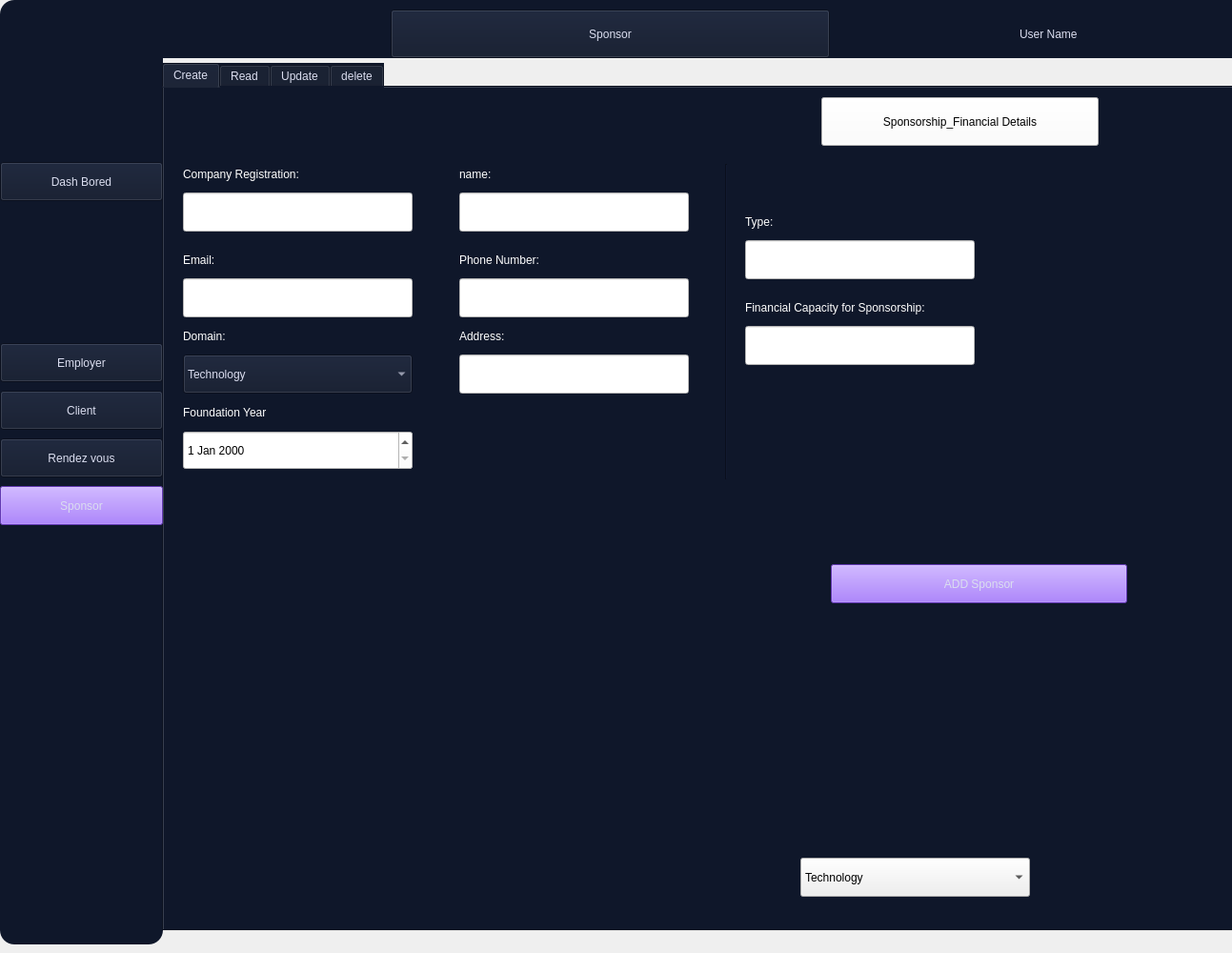
<?xml version="1.0" encoding="UTF-8"?>
<ui version="4.0">
 <class>tacheamine</class>
 <widget class="QWidget" name="tacheamine">
  <property name="geometry">
   <rect>
    <x>0</x>
    <y>0</y>
    <width>1293</width>
    <height>1000</height>
   </rect>
  </property>
  <property name="windowTitle">
   <string>Form</string>
  </property>
  <widget class="QPushButton" name="pushButton_6">
   <property name="geometry">
    <rect>
     <x>0</x>
     <y>560</y>
     <width>171</width>
     <height>41</height>
    </rect>
   </property>
   <property name="styleSheet">
    <string notr="true">background-color: rgb(15, 23, 42);
font: 12pt &quot;Sitka&quot;;
border-color: rgb(37, 99, 235);
color: rgb(218, 221, 239);</string>
   </property>
   <property name="text">
    <string>Project</string>
   </property>
  </widget>
  <widget class="QLabel" name="label">
   <property name="geometry">
    <rect>
     <x>0</x>
     <y>0</y>
     <width>171</width>
     <height>991</height>
    </rect>
   </property>
   <property name="styleSheet">
    <string notr="true">background-color: rgb(15, 23, 42);
border-radius: 15px;</string>
   </property>
   <property name="text">
    <string/>
   </property>
  </widget>
  <widget class="QPushButton" name="pushButton_2">
   <property name="geometry">
    <rect>
     <x>0</x>
     <y>360</y>
     <width>171</width>
     <height>41</height>
    </rect>
   </property>
   <property name="styleSheet">
    <string notr="true">background-color: rgb(15, 23, 42);
border-color: rgb(37, 99, 235);
font: 12pt &quot;Sitka&quot;;
color: rgb(218, 221, 239);</string>
   </property>
   <property name="text">
    <string>Employer</string>
   </property>
  </widget>
  <widget class="QLabel" name="label_3">
   <property name="geometry">
    <rect>
     <x>120</x>
     <y>0</y>
     <width>1191</width>
     <height>61</height>
    </rect>
   </property>
   <property name="styleSheet">
    <string notr="true">background-color: rgb(15, 23, 42);
border-radius: 15px;</string>
   </property>
   <property name="text">
    <string/>
   </property>
  </widget>
  <widget class="QLabel" name="label_4">
   <property name="geometry">
    <rect>
     <x>1190</x>
     <y>10</y>
     <width>61</width>
     <height>51</height>
    </rect>
   </property>
   <property name="styleSheet">
    <string notr="true">background-color: rgb(15, 23, 42);</string>
   </property>
   <property name="text">
    <string/>
   </property>
   <property name="pixmap">
    <pixmap>image5.png</pixmap>
   </property>
  </widget>
  <widget class="QComboBox" name="comboBox_4">
   <property name="geometry">
    <rect>
     <x>760</x>
     <y>900</y>
     <width>241</width>
     <height>41</height>
    </rect>
   </property>
   <item>
    <property name="text">
     <string>bbbb</string>
    </property>
   </item>
   <item>
    <property name="text">
     <string>aaaa</string>
    </property>
   </item>
   <item>
    <property name="text">
     <string>kkkk</string>
    </property>
   </item>
  </widget>
  <widget class="QPushButton" name="pushButton_7">
   <property name="geometry">
    <rect>
     <x>410</x>
     <y>10</y>
     <width>461</width>
     <height>51</height>
    </rect>
   </property>
   <property name="styleSheet">
    <string notr="true">background-color: rgb(15, 23, 42);
background-color: rgb(15, 23, 42);
border-color: rgb(37, 99, 235);
font: 18pt &quot;Sitka&quot;;
color: rgb(218, 221, 239);
</string>
   </property>
   <property name="text">
    <string>Sponsor</string>
   </property>
  </widget>
  <widget class="QPushButton" name="pushButton_5">
   <property name="geometry">
    <rect>
     <x>0</x>
     <y>410</y>
     <width>171</width>
     <height>41</height>
    </rect>
   </property>
   <property name="styleSheet">
    <string notr="true">background-color: rgb(15, 23, 42);
font: 12pt &quot;Sitka&quot;;
border-color: rgb(37, 99, 235);
color: rgb(218, 221, 239);</string>
   </property>
   <property name="text">
    <string>Client</string>
   </property>
  </widget>
  <widget class="QPushButton" name="pushButton_4">
   <property name="geometry">
    <rect>
     <x>0</x>
     <y>460</y>
     <width>171</width>
     <height>41</height>
    </rect>
   </property>
   <property name="styleSheet">
    <string notr="true">background-color: rgb(15, 23, 42);font: 12pt &quot;Sitka&quot;;
border-color: rgb(37, 99, 235);
color: rgb(218, 221, 239);</string>
   </property>
   <property name="text">
    <string>Rendez vous</string>
   </property>
  </widget>
  <widget class="QPushButton" name="pushButton">
   <property name="geometry">
    <rect>
     <x>0</x>
     <y>170</y>
     <width>171</width>
     <height>41</height>
    </rect>
   </property>
   <property name="styleSheet">
    <string notr="true">font: 12pt &quot;Sitka&quot;;
background-color: rgb(15, 23, 42);
color: rgb(218, 221, 239);
border-color: rgb(37, 99, 235);
</string>
   </property>
   <property name="text">
    <string>Dash Bored</string>
   </property>
  </widget>
  <widget class="QTabWidget" name="table">
   <property name="geometry">
    <rect>
     <x>170</x>
     <y>66</y>
     <width>1141</width>
     <height>911</height>
    </rect>
   </property>
   <property name="styleSheet">
    <string notr="true">background-color: rgb(255, 255, 255);
background-color: rgb(15, 23, 42);
color: rgb(218, 221, 239);</string>
   </property>
   <property name="currentIndex">
    <number>0</number>
   </property>
   <widget class="QWidget" name="tab">
    <attribute name="title">
     <string>Create</string>
    </attribute>
    <widget class="QLabel" name="label_7">
     <property name="geometry">
      <rect>
       <x>20</x>
       <y>250</y>
       <width>191</width>
       <height>21</height>
      </rect>
     </property>
     <property name="styleSheet">
      <string notr="true">color:rgb(255, 255, 255);

</string>
     </property>
     <property name="text">
      <string>Domain:</string>
     </property>
    </widget>
    <widget class="Line" name="line">
     <property name="geometry">
      <rect>
       <x>580</x>
       <y>80</y>
       <width>20</width>
       <height>331</height>
      </rect>
     </property>
     <property name="orientation">
      <enum>Qt::Orientation::Vertical</enum>
     </property>
    </widget>
    <widget class="QLabel" name="label_8">
     <property name="geometry">
      <rect>
       <x>20</x>
       <y>330</y>
       <width>171</width>
       <height>21</height>
      </rect>
     </property>
     <property name="styleSheet">
      <string notr="true">color:rgb(255, 255, 255);
</string>
     </property>
     <property name="text">
      <string>Foundation Year</string>
     </property>
    </widget>
    <widget class="QLineEdit" name="address">
     <property name="geometry">
      <rect>
       <x>310</x>
       <y>280</y>
       <width>241</width>
       <height>41</height>
      </rect>
     </property>
     <property name="styleSheet">
      <string notr="true">color: rgb(0, 0, 0);
background-color: rgb(255, 255, 255);
</string>
     </property>
     <property name="text">
      <string/>
     </property>
    </widget>
    <widget class="QLabel" name="label_10">
     <property name="geometry">
      <rect>
       <x>20</x>
       <y>80</y>
       <width>191</width>
       <height>21</height>
      </rect>
     </property>
     <property name="styleSheet">
      <string notr="true">color:rgb(255, 255, 255);
</string>
     </property>
     <property name="text">
      <string>Company Registration:</string>
     </property>
    </widget>
    <widget class="QLabel" name="label_13">
     <property name="geometry">
      <rect>
       <x>310</x>
       <y>170</y>
       <width>171</width>
       <height>21</height>
      </rect>
     </property>
     <property name="styleSheet">
      <string notr="true">color:rgb(255, 255, 255);
</string>
     </property>
     <property name="text">
      <string>Phone Number:</string>
     </property>
    </widget>
    <widget class="QLabel" name="label_12">
     <property name="geometry">
      <rect>
       <x>310</x>
       <y>80</y>
       <width>171</width>
       <height>21</height>
      </rect>
     </property>
     <property name="styleSheet">
      <string notr="true">color:rgb(255, 255, 255);
</string>
     </property>
     <property name="text">
      <string>name:</string>
     </property>
    </widget>
    <widget class="QLineEdit" name="cr">
     <property name="geometry">
      <rect>
       <x>20</x>
       <y>110</y>
       <width>241</width>
       <height>41</height>
      </rect>
     </property>
     <property name="styleSheet">
      <string notr="true">color: rgb(0, 0, 0);
background-color: rgb(255, 255, 255);</string>
     </property>
     <property name="text">
      <string/>
     </property>
    </widget>
    <widget class="QLabel" name="label_15">
     <property name="geometry">
      <rect>
       <x>310</x>
       <y>250</y>
       <width>251</width>
       <height>21</height>
      </rect>
     </property>
     <property name="styleSheet">
      <string notr="true">color:rgb(255, 255, 255);
</string>
     </property>
     <property name="text">
      <string>Address:</string>
     </property>
    </widget>
    <widget class="QLineEdit" name="name">
     <property name="geometry">
      <rect>
       <x>310</x>
       <y>110</y>
       <width>241</width>
       <height>41</height>
      </rect>
     </property>
     <property name="styleSheet">
      <string notr="true">color: rgb(0, 0, 0);
background-color: rgb(255, 255, 255);
</string>
     </property>
     <property name="text">
      <string/>
     </property>
    </widget>
    <widget class="QDateEdit" name="year">
     <property name="geometry">
      <rect>
       <x>20</x>
       <y>360</y>
       <width>241</width>
       <height>41</height>
      </rect>
     </property>
     <property name="styleSheet">
      <string notr="true">color: rgb(0, 0, 0);
background-color: rgb(255, 255, 255);</string>
     </property>
    </widget>
    <widget class="QLabel" name="label_9">
     <property name="geometry">
      <rect>
       <x>20</x>
       <y>170</y>
       <width>191</width>
       <height>21</height>
      </rect>
     </property>
     <property name="styleSheet">
      <string notr="true">color:rgb(255, 255, 255);

</string>
     </property>
     <property name="text">
      <string>Email:</string>
     </property>
    </widget>
    <widget class="QLineEdit" name="email">
     <property name="geometry">
      <rect>
       <x>20</x>
       <y>200</y>
       <width>241</width>
       <height>41</height>
      </rect>
     </property>
     <property name="styleSheet">
      <string notr="true">color: rgb(0, 0, 0);
background-color: rgb(255, 255, 255);</string>
     </property>
     <property name="text">
      <string/>
     </property>
    </widget>
    <widget class="QPushButton" name="add">
     <property name="geometry">
      <rect>
       <x>700</x>
       <y>500</y>
       <width>311</width>
       <height>41</height>
      </rect>
     </property>
     <property name="styleSheet">
      <string notr="true">background-color: rgb(137, 81, 249); 

font: 12pt &quot;Sitka&quot;;

border-color: rgb(37, 99, 235);

color: rgb(218, 221, 239);</string>
     </property>
     <property name="text">
      <string>ADD Sponsor</string>
     </property>
    </widget>
    <widget class="QLineEdit" name="phone">
     <property name="geometry">
      <rect>
       <x>310</x>
       <y>200</y>
       <width>241</width>
       <height>41</height>
      </rect>
     </property>
     <property name="styleSheet">
      <string notr="true">color: rgb(0, 0, 0);
background-color: rgb(255, 255, 255);</string>
     </property>
     <property name="text">
      <string/>
     </property>
    </widget>
    <widget class="QComboBox" name="domain">
     <property name="geometry">
      <rect>
       <x>20</x>
       <y>280</y>
       <width>241</width>
       <height>41</height>
      </rect>
     </property>
     <item>
      <property name="text">
       <string>Technology</string>
      </property>
     </item>
     <item>
      <property name="text">
       <string>Finance</string>
      </property>
     </item>
     <item>
      <property name="text">
       <string>Health</string>
      </property>
     </item>
     <item>
      <property name="text">
       <string>Retail &amp; E-commerce</string>
      </property>
     </item>
     <item>
      <property name="text">
       <string>Education &amp; Training</string>
      </property>
     </item>
     <item>
      <property name="text">
       <string>Media &amp; Entertainement</string>
      </property>
     </item>
     <item>
      <property name="text">
       <string>Automotive</string>
      </property>
     </item>
     <item>
      <property name="text">
       <string>Food</string>
      </property>
     </item>
     <item>
      <property name="text">
       <string>Real Estate</string>
      </property>
     </item>
     <item>
      <property name="text">
       <string>Other</string>
      </property>
     </item>
    </widget>
    <widget class="QPushButton" name="pushButton_12">
     <property name="geometry">
      <rect>
       <x>690</x>
       <y>10</y>
       <width>291</width>
       <height>51</height>
      </rect>
     </property>
     <property name="styleSheet">
      <string notr="true">background-color: rgb(255, 255, 255);
border-color: rgb(37, 99, 235);
font: 11pt &quot;Sitka&quot;;
color: rgb(0, 0, 0);

</string>
     </property>
     <property name="text">
      <string>Sponsorship_Financial Details</string>
     </property>
    </widget>
    <widget class="QLineEdit" name="type">
     <property name="geometry">
      <rect>
       <x>610</x>
       <y>160</y>
       <width>241</width>
       <height>41</height>
      </rect>
     </property>
     <property name="styleSheet">
      <string notr="true">color: rgb(0, 0, 0);
background-color: rgb(255, 255, 255);</string>
     </property>
     <property name="text">
      <string/>
     </property>
    </widget>
    <widget class="QLabel" name="label_11">
     <property name="geometry">
      <rect>
       <x>610</x>
       <y>130</y>
       <width>191</width>
       <height>21</height>
      </rect>
     </property>
     <property name="styleSheet">
      <string notr="true">color:rgb(255, 255, 255);
</string>
     </property>
     <property name="text">
      <string>Type:</string>
     </property>
    </widget>
    <widget class="QLineEdit" name="capacity">
     <property name="geometry">
      <rect>
       <x>610</x>
       <y>250</y>
       <width>241</width>
       <height>41</height>
      </rect>
     </property>
     <property name="styleSheet">
      <string notr="true">color: rgb(0, 0, 0);
background-color: rgb(255, 255, 255);</string>
     </property>
     <property name="text">
      <string/>
     </property>
    </widget>
    <widget class="QLabel" name="label_14">
     <property name="geometry">
      <rect>
       <x>610</x>
       <y>220</y>
       <width>251</width>
       <height>21</height>
      </rect>
     </property>
     <property name="styleSheet">
      <string notr="true">color:rgb(255, 255, 255);
</string>
     </property>
     <property name="text">
      <string>Financial Capacity for Sponsorship:</string>
     </property>
    </widget>
    <zorder>email</zorder>
    <zorder>label_7</zorder>
    <zorder>line</zorder>
    <zorder>label_8</zorder>
    <zorder>address</zorder>
    <zorder>label_10</zorder>
    <zorder>label_13</zorder>
    <zorder>label_12</zorder>
    <zorder>cr</zorder>
    <zorder>label_15</zorder>
    <zorder>name</zorder>
    <zorder>year</zorder>
    <zorder>label_9</zorder>
    <zorder>add</zorder>
    <zorder>phone</zorder>
    <zorder>domain</zorder>
    <zorder>pushButton_12</zorder>
    <zorder>type</zorder>
    <zorder>label_11</zorder>
    <zorder>capacity</zorder>
    <zorder>label_14</zorder>
   </widget>
   <widget class="QWidget" name="tab_2">
    <attribute name="title">
     <string>Read</string>
    </attribute>
    <widget class="QPushButton" name="pushButton_13">
     <property name="geometry">
      <rect>
       <x>2210</x>
       <y>690</y>
       <width>131</width>
       <height>41</height>
      </rect>
     </property>
     <property name="styleSheet">
      <string notr="true">font: 12pt &quot;Sitka&quot;;
background-color: rgb(170, 0, 0);
color: rgb(218, 221, 239);
border-color: rgb(37, 99, 235);
</string>
     </property>
     <property name="text">
      <string>Delete</string>
     </property>
    </widget>
    <widget class="QLabel" name="label_18">
     <property name="geometry">
      <rect>
       <x>150</x>
       <y>50</y>
       <width>21</width>
       <height>31</height>
      </rect>
     </property>
     <property name="text">
      <string/>
     </property>
     <property name="pixmap">
      <pixmap>../../Downloads/Screenshot116.png</pixmap>
     </property>
    </widget>
    <widget class="QPushButton" name="pushButton_16">
     <property name="geometry">
      <rect>
       <x>1280</x>
       <y>320</y>
       <width>121</width>
       <height>41</height>
      </rect>
     </property>
     <property name="styleSheet">
      <string notr="true">font: 12pt &quot;Sitka&quot;;
background-color: rgb(170, 0, 0);
color: rgb(218, 221, 239);
border-color: rgb(37, 99, 235);
</string>
     </property>
     <property name="text">
      <string>Delete</string>
     </property>
    </widget>
    <widget class="QPushButton" name="pushButton_17">
     <property name="geometry">
      <rect>
       <x>2040</x>
       <y>690</y>
       <width>141</width>
       <height>41</height>
      </rect>
     </property>
     <property name="styleSheet">
      <string notr="true">font: 12pt &quot;Sitka&quot;;
background-color: rgb(37, 99, 235);
color: rgb(218, 221, 239);
border-color: rgb(37, 99, 235);
</string>
     </property>
     <property name="text">
      <string>Update User</string>
     </property>
    </widget>
    <widget class="QLabel" name="label_21">
     <property name="geometry">
      <rect>
       <x>1200</x>
       <y>70</y>
       <width>101</width>
       <height>31</height>
      </rect>
     </property>
     <property name="styleSheet">
      <string notr="true">color: rgb(255, 255, 255);
background-color: rgb(15, 23, 42);
font: 12pt &quot;Sitka&quot;;
color: rgb(218, 221, 239);</string>
     </property>
     <property name="text">
      <string>User Name</string>
     </property>
    </widget>
    <widget class="QPushButton" name="pushButton_19">
     <property name="geometry">
      <rect>
       <x>0</x>
       <y>20</y>
       <width>261</width>
       <height>51</height>
      </rect>
     </property>
     <property name="styleSheet">
      <string notr="true">background-color: rgb(255, 255, 255);
border-color: rgb(37, 99, 235);
font: 11pt &quot;Sitka&quot;;
color: rgb(0, 0, 0);

</string>
     </property>
     <property name="text">
      <string>Sponsor DATA :</string>
     </property>
    </widget>
    <widget class="QScrollBar" name="verticalScrollBar">
     <property name="geometry">
      <rect>
       <x>1390</x>
       <y>120</y>
       <width>20</width>
       <height>701</height>
      </rect>
     </property>
     <property name="orientation">
      <enum>Qt::Orientation::Vertical</enum>
     </property>
    </widget>
    <widget class="QPushButton" name="pushButton_21">
     <property name="geometry">
      <rect>
       <x>1890</x>
       <y>690</y>
       <width>131</width>
       <height>41</height>
      </rect>
     </property>
     <property name="styleSheet">
      <string notr="true">font: 12pt &quot;Sitka&quot;;
background-color: rgb(37, 99, 235);
color: rgb(218, 221, 239);
border-color: rgb(37, 99, 235);
</string>
     </property>
     <property name="text">
      <string>Add User</string>
     </property>
    </widget>
    <widget class="QPushButton" name="pushButton_23">
     <property name="geometry">
      <rect>
       <x>1280</x>
       <y>280</y>
       <width>121</width>
       <height>41</height>
      </rect>
     </property>
     <property name="styleSheet">
      <string notr="true">font: 12pt &quot;Sitka&quot;;
background-color: rgb(37, 99, 235);
color: rgb(218, 221, 239);
border-color: rgb(37, 99, 235);
</string>
     </property>
     <property name="text">
      <string>Update</string>
     </property>
    </widget>
    <widget class="QLabel" name="label_23">
     <property name="geometry">
      <rect>
       <x>1320</x>
       <y>60</y>
       <width>51</width>
       <height>51</height>
      </rect>
     </property>
     <property name="styleSheet">
      <string notr="true">background-color: rgb(15, 23, 42);</string>
     </property>
     <property name="text">
      <string/>
     </property>
     <property name="pixmap">
      <pixmap>../../Documents/NOVAUP/Nova/image5.png</pixmap>
     </property>
    </widget>
    <widget class="QTableWidget" name="data">
     <property name="geometry">
      <rect>
       <x>0</x>
       <y>90</y>
       <width>1121</width>
       <height>131</height>
      </rect>
     </property>
     <property name="styleSheet">
      <string notr="true">background-color: rgb(137, 81, 249); 

font: 12pt &quot;Sitka&quot;;

border-color: rgb(37, 99, 235);

color: rgb(218, 221, 239);</string>
     </property>
     <column>
      <property name="text">
       <string>New Column</string>
      </property>
     </column>
     <column>
      <property name="text">
       <string>Name</string>
      </property>
     </column>
     <column>
      <property name="text">
       <string>Email</string>
      </property>
     </column>
     <column>
      <property name="text">
       <string>Phone Number</string>
      </property>
     </column>
     <column>
      <property name="text">
       <string>Domain</string>
      </property>
     </column>
     <column>
      <property name="text">
       <string>New Column</string>
      </property>
     </column>
     <column>
      <property name="text">
       <string>Address</string>
      </property>
     </column>
     <column>
      <property name="text">
       <string>Year Of Foundation</string>
      </property>
     </column>
     <column>
      <property name="text">
       <string>Financial Capacity For Sponsorship</string>
      </property>
     </column>
    </widget>
    <widget class="QPushButton" name="downloadPdf">
     <property name="geometry">
      <rect>
       <x>820</x>
       <y>240</y>
       <width>211</width>
       <height>41</height>
      </rect>
     </property>
     <property name="styleSheet">
      <string notr="true">background-color: rgb(137, 81, 249); 

font: 12pt &quot;Sitka&quot;;

border-color: rgb(37, 99, 235);

color: rgb(218, 221, 239);</string>
     </property>
     <property name="text">
      <string>Download </string>
     </property>
    </widget>
    <widget class="QLabel" name="label_19">
     <property name="geometry">
      <rect>
       <x>60</x>
       <y>780</y>
       <width>191</width>
       <height>21</height>
      </rect>
     </property>
     <property name="styleSheet">
      <string notr="true">color: rgb(30, 41, 59);
</string>
     </property>
     <property name="text">
      <string>Bar Chart (Best for degree)</string>
     </property>
    </widget>
    <widget class="QLabel" name="label_20">
     <property name="geometry">
      <rect>
       <x>320</x>
       <y>780</y>
       <width>281</width>
       <height>21</height>
      </rect>
     </property>
     <property name="styleSheet">
      <string notr="true">color: rgb(30, 41, 59);
</string>
     </property>
     <property name="text">
      <string> Pie Chart (Best for field of study)</string>
     </property>
    </widget>
    <widget class="QLabel" name="label_24">
     <property name="geometry">
      <rect>
       <x>590</x>
       <y>780</y>
       <width>281</width>
       <height>21</height>
      </rect>
     </property>
     <property name="styleSheet">
      <string notr="true">color: rgb(30, 41, 59);
</string>
     </property>
     <property name="text">
      <string>Bar Chart (Top 5 most common key skills)</string>
     </property>
    </widget>
    <widget class="QComboBox" name="filter">
     <property name="geometry">
      <rect>
       <x>810</x>
       <y>30</y>
       <width>191</width>
       <height>28</height>
      </rect>
     </property>
     <property name="styleSheet">
      <string notr="true">background-color: rgb(137, 81, 249); 

font: 12pt &quot;Sitka&quot;;

border-color: rgb(37, 99, 235);

color: rgb(218, 221, 239);</string>
     </property>
    </widget>
    <widget class="QLabel" name="label_33">
     <property name="geometry">
      <rect>
       <x>810</x>
       <y>0</y>
       <width>171</width>
       <height>21</height>
      </rect>
     </property>
     <property name="styleSheet">
      <string notr="true">color:rgb(255, 255, 255);</string>
     </property>
     <property name="text">
      <string>filter</string>
     </property>
    </widget>
    <widget class="QPushButton" name="stat">
     <property name="geometry">
      <rect>
       <x>140</x>
       <y>640</y>
       <width>211</width>
       <height>41</height>
      </rect>
     </property>
     <property name="styleSheet">
      <string notr="true">background-color: rgb(137, 81, 249); 

font: 12pt &quot;Sitka&quot;;

border-color: rgb(37, 99, 235);

color: rgb(218, 221, 239);</string>
     </property>
     <property name="text">
      <string>domain statistics</string>
     </property>
    </widget>
    <widget class="QWidget" name="chartPlaceholder" native="true">
     <property name="geometry">
      <rect>
       <x>10</x>
       <y>240</y>
       <width>561</width>
       <height>371</height>
      </rect>
     </property>
    </widget>
    <widget class="QWidget" name="ChatBot" native="true">
     <property name="geometry">
      <rect>
       <x>600</x>
       <y>290</y>
       <width>421</width>
       <height>321</height>
      </rect>
     </property>
     <property name="styleSheet">
      <string notr="true">background-color: rgb(0, 85, 255);</string>
     </property>
     <widget class="QTextEdit" name="chatdisplay">
      <property name="geometry">
       <rect>
        <x>10</x>
        <y>0</y>
        <width>341</width>
        <height>231</height>
       </rect>
      </property>
     </widget>
     <widget class="QLineEdit" name="userIn">
      <property name="geometry">
       <rect>
        <x>20</x>
        <y>260</y>
        <width>261</width>
        <height>31</height>
       </rect>
      </property>
      <property name="styleSheet">
       <string notr="true">background-color: rgb(170, 170, 255);</string>
      </property>
     </widget>
     <widget class="QPushButton" name="insert">
      <property name="geometry">
       <rect>
        <x>300</x>
        <y>260</y>
        <width>31</width>
        <height>31</height>
       </rect>
      </property>
      <property name="styleSheet">
       <string notr="true">background-color: rgb(0, 0, 0);</string>
      </property>
      <property name="text">
       <string/>
      </property>
     </widget>
    </widget>
    <widget class="QPushButton" name="bot">
     <property name="geometry">
      <rect>
       <x>990</x>
       <y>630</y>
       <width>41</width>
       <height>41</height>
      </rect>
     </property>
     <property name="styleSheet">
      <string notr="true">background-color: rgb(137, 81, 249); 

font: 12pt &quot;Sitka&quot;;

border-color: rgb(37, 99, 235);

color: rgb(218, 221, 239);</string>
     </property>
     <property name="text">
      <string/>
     </property>
    </widget>
   </widget>
   <widget class="QWidget" name="tab_3">
    <attribute name="title">
     <string>Update</string>
    </attribute>
    <widget class="QLineEdit" name="cr1">
     <property name="geometry">
      <rect>
       <x>50</x>
       <y>230</y>
       <width>241</width>
       <height>41</height>
      </rect>
     </property>
     <property name="styleSheet">
      <string notr="true">color: rgb(0, 0, 0);
background-color: rgb(255, 255, 255);</string>
     </property>
     <property name="text">
      <string/>
     </property>
    </widget>
    <widget class="QLabel" name="label_16">
     <property name="geometry">
      <rect>
       <x>370</x>
       <y>250</y>
       <width>171</width>
       <height>21</height>
      </rect>
     </property>
     <property name="styleSheet">
      <string notr="true">color:rgb(255, 255, 255);
</string>
     </property>
     <property name="text">
      <string>Phone Number:</string>
     </property>
    </widget>
    <widget class="QLabel" name="label_17">
     <property name="geometry">
      <rect>
       <x>370</x>
       <y>500</y>
       <width>191</width>
       <height>21</height>
      </rect>
     </property>
     <property name="styleSheet">
      <string notr="true">color:rgb(255, 255, 255);

</string>
     </property>
     <property name="text">
      <string>Domain:</string>
     </property>
    </widget>
    <widget class="QLabel" name="label_25">
     <property name="geometry">
      <rect>
       <x>50</x>
       <y>200</y>
       <width>191</width>
       <height>21</height>
      </rect>
     </property>
     <property name="styleSheet">
      <string notr="true">color:rgb(255, 255, 255);
</string>
     </property>
     <property name="text">
      <string>Company Registration:</string>
     </property>
    </widget>
    <widget class="QLineEdit" name="capacity1">
     <property name="geometry">
      <rect>
       <x>680</x>
       <y>360</y>
       <width>241</width>
       <height>41</height>
      </rect>
     </property>
     <property name="styleSheet">
      <string notr="true">color: rgb(0, 0, 0);
background-color: rgb(255, 255, 255);</string>
     </property>
     <property name="text">
      <string/>
     </property>
    </widget>
    <widget class="QDateEdit" name="year1">
     <property name="geometry">
      <rect>
       <x>370</x>
       <y>610</y>
       <width>241</width>
       <height>41</height>
      </rect>
     </property>
     <property name="styleSheet">
      <string notr="true">color: rgb(0, 0, 0);
background-color: rgb(255, 255, 255);</string>
     </property>
    </widget>
    <widget class="QLineEdit" name="address1">
     <property name="geometry">
      <rect>
       <x>370</x>
       <y>360</y>
       <width>241</width>
       <height>41</height>
      </rect>
     </property>
     <property name="styleSheet">
      <string notr="true">color: rgb(0, 0, 0);
background-color: rgb(255, 255, 255);
</string>
     </property>
     <property name="text">
      <string/>
     </property>
    </widget>
    <widget class="QLabel" name="label_26">
     <property name="geometry">
      <rect>
       <x>370</x>
       <y>580</y>
       <width>171</width>
       <height>21</height>
      </rect>
     </property>
     <property name="styleSheet">
      <string notr="true">color: #1E293B;</string>
     </property>
     <property name="text">
      <string>Foundation Year</string>
     </property>
    </widget>
    <widget class="QLineEdit" name="email1">
     <property name="geometry">
      <rect>
       <x>370</x>
       <y>450</y>
       <width>241</width>
       <height>41</height>
      </rect>
     </property>
     <property name="styleSheet">
      <string notr="true">color: rgb(0, 0, 0);
background-color: rgb(255, 255, 255);</string>
     </property>
     <property name="text">
      <string/>
     </property>
    </widget>
    <widget class="QLineEdit" name="phone1">
     <property name="geometry">
      <rect>
       <x>370</x>
       <y>280</y>
       <width>241</width>
       <height>41</height>
      </rect>
     </property>
     <property name="styleSheet">
      <string notr="true">color: rgb(0, 0, 0);
background-color: rgb(255, 255, 255);</string>
     </property>
     <property name="text">
      <string/>
     </property>
    </widget>
    <widget class="QLabel" name="label_27">
     <property name="geometry">
      <rect>
       <x>680</x>
       <y>330</y>
       <width>251</width>
       <height>21</height>
      </rect>
     </property>
     <property name="styleSheet">
      <string notr="true">color:rgb(255, 255, 255);
</string>
     </property>
     <property name="text">
      <string>Financial Capacity for Sponsorship:</string>
     </property>
    </widget>
    <widget class="QLabel" name="label_28">
     <property name="geometry">
      <rect>
       <x>680</x>
       <y>240</y>
       <width>191</width>
       <height>21</height>
      </rect>
     </property>
     <property name="styleSheet">
      <string notr="true">color:rgb(255, 255, 255);
</string>
     </property>
     <property name="text">
      <string>Type:</string>
     </property>
    </widget>
    <widget class="QLabel" name="label_29">
     <property name="geometry">
      <rect>
       <x>370</x>
       <y>160</y>
       <width>171</width>
       <height>21</height>
      </rect>
     </property>
     <property name="styleSheet">
      <string notr="true">color:rgb(255, 255, 255);
</string>
     </property>
     <property name="text">
      <string>name:</string>
     </property>
    </widget>
    <widget class="QLineEdit" name="name1">
     <property name="geometry">
      <rect>
       <x>370</x>
       <y>190</y>
       <width>241</width>
       <height>41</height>
      </rect>
     </property>
     <property name="styleSheet">
      <string notr="true">color: rgb(0, 0, 0);
background-color: rgb(255, 255, 255);
</string>
     </property>
     <property name="text">
      <string/>
     </property>
    </widget>
    <widget class="QLabel" name="label_30">
     <property name="geometry">
      <rect>
       <x>370</x>
       <y>330</y>
       <width>251</width>
       <height>21</height>
      </rect>
     </property>
     <property name="styleSheet">
      <string notr="true">color:rgb(255, 255, 255);
</string>
     </property>
     <property name="text">
      <string>Address:</string>
     </property>
    </widget>
    <widget class="QLineEdit" name="type1">
     <property name="geometry">
      <rect>
       <x>680</x>
       <y>270</y>
       <width>241</width>
       <height>41</height>
      </rect>
     </property>
     <property name="styleSheet">
      <string notr="true">color: rgb(0, 0, 0);
background-color: rgb(255, 255, 255);</string>
     </property>
     <property name="text">
      <string/>
     </property>
    </widget>
    <widget class="QLabel" name="label_31">
     <property name="geometry">
      <rect>
       <x>370</x>
       <y>420</y>
       <width>191</width>
       <height>21</height>
      </rect>
     </property>
     <property name="styleSheet">
      <string notr="true">color:rgb(255, 255, 255);

</string>
     </property>
     <property name="text">
      <string>Email:</string>
     </property>
    </widget>
    <widget class="QPushButton" name="pushButton_15">
     <property name="geometry">
      <rect>
       <x>310</x>
       <y>50</y>
       <width>471</width>
       <height>51</height>
      </rect>
     </property>
     <property name="styleSheet">
      <string notr="true">background-color: rgb(255, 255, 255);
border-color: rgb(37, 99, 235);
font: 11pt &quot;Sitka&quot;;
color: rgb(0, 0, 0);

</string>
     </property>
     <property name="text">
      <string>SPONSOR DETAILS</string>
     </property>
    </widget>
    <widget class="Line" name="line_2">
     <property name="geometry">
      <rect>
       <x>340</x>
       <y>150</y>
       <width>20</width>
       <height>551</height>
      </rect>
     </property>
     <property name="orientation">
      <enum>Qt::Orientation::Vertical</enum>
     </property>
    </widget>
    <widget class="QPushButton" name="upd">
     <property name="geometry">
      <rect>
       <x>700</x>
       <y>500</y>
       <width>311</width>
       <height>41</height>
      </rect>
     </property>
     <property name="styleSheet">
      <string notr="true">background-color: rgb(137, 81, 249); 

font: 12pt &quot;Sitka&quot;;

border-color: rgb(37, 99, 235);

color: rgb(218, 221, 239);</string>
     </property>
     <property name="text">
      <string>UPDATE</string>
     </property>
    </widget>
    <widget class="QPushButton" name="load">
     <property name="geometry">
      <rect>
       <x>200</x>
       <y>320</y>
       <width>141</width>
       <height>41</height>
      </rect>
     </property>
     <property name="styleSheet">
      <string notr="true">background-color: rgb(137, 81, 249); 

font: 12pt &quot;Sitka&quot;;

border-color: rgb(37, 99, 235);

color: rgb(218, 221, 239);</string>
     </property>
     <property name="text">
      <string>load</string>
     </property>
    </widget>
    <widget class="QComboBox" name="domain1">
     <property name="geometry">
      <rect>
       <x>370</x>
       <y>530</y>
       <width>241</width>
       <height>41</height>
      </rect>
     </property>
     <item>
      <property name="text">
       <string>Technology</string>
      </property>
     </item>
     <item>
      <property name="text">
       <string>Finance</string>
      </property>
     </item>
     <item>
      <property name="text">
       <string>Health</string>
      </property>
     </item>
     <item>
      <property name="text">
       <string>Retail &amp; E-commerce</string>
      </property>
     </item>
     <item>
      <property name="text">
       <string>Education &amp; Training</string>
      </property>
     </item>
     <item>
      <property name="text">
       <string>Media &amp; Entertainement</string>
      </property>
     </item>
     <item>
      <property name="text">
       <string>Automotive</string>
      </property>
     </item>
     <item>
      <property name="text">
       <string>Food</string>
      </property>
     </item>
     <item>
      <property name="text">
       <string>Real Estate</string>
      </property>
     </item>
     <item>
      <property name="text">
       <string>Other</string>
      </property>
     </item>
    </widget>
   </widget>
   <widget class="QWidget" name="tab_4">
    <attribute name="title">
     <string>delete</string>
    </attribute>
    <widget class="QPushButton" name="pushButton_18">
     <property name="geometry">
      <rect>
       <x>20</x>
       <y>20</y>
       <width>261</width>
       <height>51</height>
      </rect>
     </property>
     <property name="styleSheet">
      <string notr="true">background-color: rgb(255, 255, 255);
border-color: rgb(37, 99, 235);
font: 11pt &quot;Sitka&quot;;
color: rgb(0, 0, 0);

</string>
     </property>
     <property name="text">
      <string>Delete Sponsor</string>
     </property>
    </widget>
    <widget class="QLineEdit" name="code">
     <property name="geometry">
      <rect>
       <x>410</x>
       <y>230</y>
       <width>241</width>
       <height>41</height>
      </rect>
     </property>
     <property name="styleSheet">
      <string notr="true">color: rgb(0, 0, 0);
background-color: rgb(255, 255, 255);</string>
     </property>
     <property name="text">
      <string/>
     </property>
    </widget>
    <widget class="QLabel" name="label_32">
     <property name="geometry">
      <rect>
       <x>410</x>
       <y>200</y>
       <width>191</width>
       <height>21</height>
      </rect>
     </property>
     <property name="styleSheet">
      <string notr="true">color:rgb(255, 255, 255);</string>
     </property>
     <property name="text">
      <string>Company Registration:</string>
     </property>
    </widget>
    <widget class="QPushButton" name="del">
     <property name="geometry">
      <rect>
       <x>700</x>
       <y>500</y>
       <width>311</width>
       <height>41</height>
      </rect>
     </property>
     <property name="styleSheet">
      <string notr="true">background-color: rgb(137, 81, 249); 

font: 12pt &quot;Sitka&quot;;

border-color: rgb(37, 99, 235);

color: rgb(218, 221, 239);</string>
     </property>
     <property name="text">
      <string>DELETE</string>
     </property>
    </widget>
   </widget>
  </widget>
  <widget class="QLabel" name="label_2">
   <property name="geometry">
    <rect>
     <x>30</x>
     <y>10</y>
     <width>121</width>
     <height>131</height>
    </rect>
   </property>
   <property name="styleSheet">
    <string notr="true">background-color: rgb(15, 23, 42);</string>
   </property>
   <property name="text">
    <string/>
   </property>
   <property name="pixmap">
    <pixmap>image4.png</pixmap>
   </property>
  </widget>
  <widget class="QPushButton" name="pushButton_3">
   <property name="geometry">
    <rect>
     <x>0</x>
     <y>510</y>
     <width>171</width>
     <height>41</height>
    </rect>
   </property>
   <property name="styleSheet">
    <string notr="true">background-color: rgb(137, 81, 249);
font: 12pt &quot;Sitka&quot;;
border-color: rgb(37, 99, 235);
color: rgb(218, 221, 239);</string>
   </property>
   <property name="text">
    <string>Sponsor</string>
   </property>
  </widget>
  <widget class="QComboBox" name="domain_2">
   <property name="geometry">
    <rect>
     <x>840</x>
     <y>900</y>
     <width>241</width>
     <height>41</height>
    </rect>
   </property>
   <item>
    <property name="text">
     <string>Technology</string>
    </property>
   </item>
   <item>
    <property name="text">
     <string>Finance</string>
    </property>
   </item>
   <item>
    <property name="text">
     <string>Health</string>
    </property>
   </item>
   <item>
    <property name="text">
     <string>Retail &amp; E-commerce</string>
    </property>
   </item>
   <item>
    <property name="text">
     <string>Education &amp; Training</string>
    </property>
   </item>
   <item>
    <property name="text">
     <string>Media &amp; Entertainement</string>
    </property>
   </item>
   <item>
    <property name="text">
     <string>Automotive</string>
    </property>
   </item>
   <item>
    <property name="text">
     <string>Food</string>
    </property>
   </item>
   <item>
    <property name="text">
     <string>Real Estate</string>
    </property>
   </item>
   <item>
    <property name="text">
     <string>Other</string>
    </property>
   </item>
  </widget>
  <widget class="QLabel" name="label_5">
   <property name="geometry">
    <rect>
     <x>1070</x>
     <y>20</y>
     <width>121</width>
     <height>31</height>
    </rect>
   </property>
   <property name="styleSheet">
    <string notr="true">color: rgb(255, 255, 255);
background-color: rgb(15, 23, 42);
font: 12pt &quot;Sitka&quot;;
color: rgb(218, 221, 239);</string>
   </property>
   <property name="text">
    <string>User Name</string>
   </property>
  </widget>
 </widget>
 <resources/>
 <connections/>
</ui>
